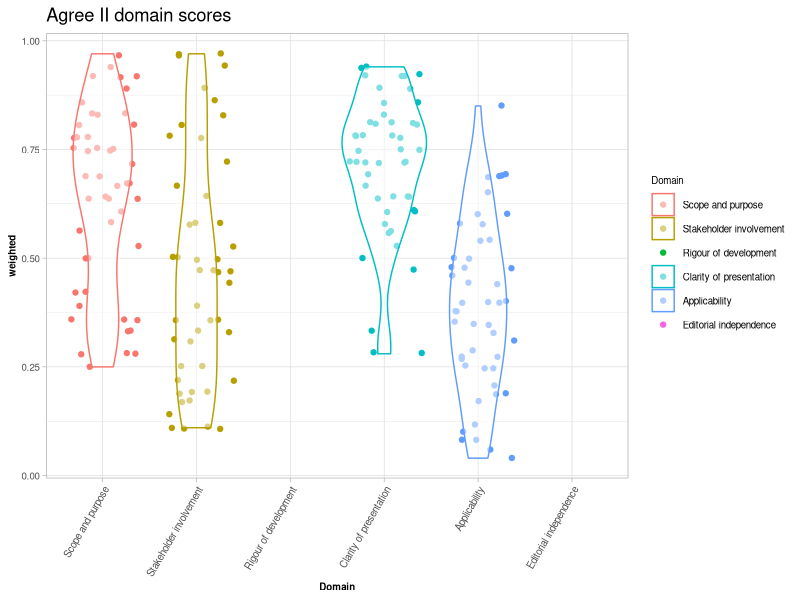
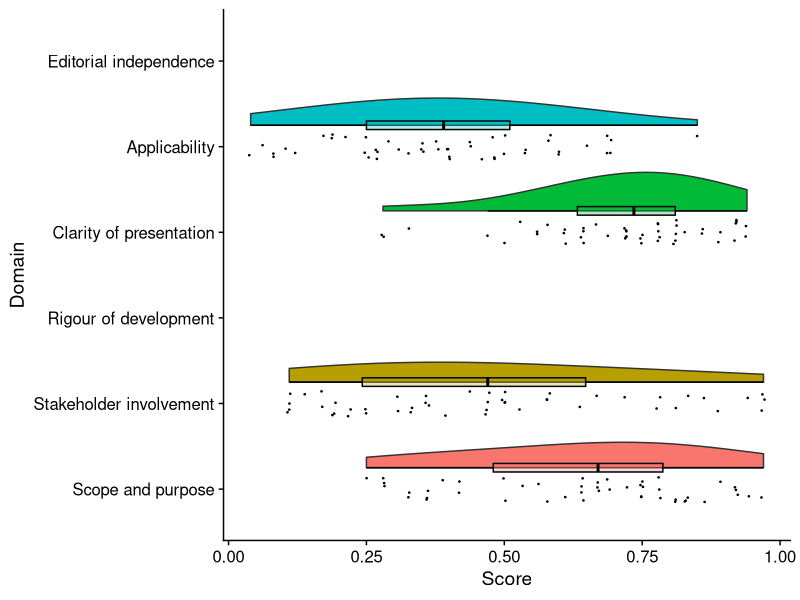

The R source for these figures, in order:
## ---- chunk 1
library(tidyverse)
library(cowplot)
library(grid)
geom_flat_violin <- function(mapping = NULL, data = NULL, stat = "ydensity",
                             position = "dodge", trim = TRUE, scale = "area",
                             show.legend = NA, inherit.aes = TRUE, ...) {
  layer(
    data = data,
    mapping = mapping,
    stat = stat,
    geom = GeomFlatViolin,
    position = position,
    show.legend = show.legend,
    inherit.aes = inherit.aes,
    params = list(
      trim = trim,
      scale = scale,
      ...
    )
  )
}

GeomFlatViolin <-
  ggproto("GeomFlatViolin", Geom,
    setup_data = function(data, params) {
      data$width <- data$width %||%
        params$width %||% (resolution(data$x, FALSE) * 0.9)

      # ymin, ymax, xmin, and xmax define the bounding rectangle for each group
      data %>%
        group_by(group) %>%
        mutate(
          ymin = min(y),
          ymax = max(y),
          xmin = x,
          xmax = x + width / 2
        )
    },

    draw_group = function(data, panel_scales, coord) {
      # Find the points for the line to go all the way around
      data <- transform(data,
        xminv = x,
        xmaxv = x + violinwidth * (xmax - x)
      )

      # Make sure it's sorted properly to draw the outline
      newdata <- rbind(
        plyr::arrange(transform(data, x = xminv), y),
        plyr::arrange(transform(data, x = xmaxv), -y)
      )

      # Close the polygon: set first and last point the same
      # Needed for coord_polar and such
      newdata <- rbind(newdata, newdata[1, ])

      ggplot2:::ggname("geom_flat_violin", GeomPolygon$draw_panel(newdata, panel_scales, coord))
    },

    draw_key = draw_key_polygon,

    default_aes = aes(
      weight = 1, colour = "grey20", fill = "white", size = 0.5,
      alpha = NA, linetype = "solid"
    ),

    required_aes = c("x", "y")
  )


## ---- chunk 2
raw_data<-read_csv('./Domain scores for R 21.04.2021.csv')

#make the column names more R friendly
names(raw_data)<-c('Guideline_ID','Domain','Scorer_1','Scorer_2','Issuing_organisation')

issueing_orgs<-select(raw_data,Guideline_ID,Issuing_organisation) %>% distinct()
#remove NA rows
raw_data<-filter(raw_data,!is.na(Guideline_ID))

#lets call the domains something meaningful

raw_data<- raw_data %>% 
  mutate(Domain = case_when(
    Domain == '1' ~ 'Scope and purpose',
    Domain == '2' ~ 'Stakeholder involvement',
    Domain == '3' ~ 'Rigour of development',
    Domain == '4' ~ 'Clarity of presentation',
    Domain == '5' ~ 'Applicability',
    Domain == '6' ~ 'Editorial independence'
  ))

#now we convert to a weighted score according to the instructions of the AGREE authors
raw_data<-raw_data %>% group_by(Guideline_ID,Domain) %>% summarise(R1 = sum(Scorer_1), R2=sum(Scorer_2))

raw_data$consensus<-(raw_data$R1 + raw_data$R2)

max_scores<-read_csv('./max_scores.csv')

raw_data<-left_join(raw_data,max_scores,by=c("Domain"="Domain"))

raw_data$min<-(raw_data$one_reviewer/7)*2
raw_data$weighted<-(raw_data$consensus - raw_data$min)/(raw_data$two_reviewers - raw_data$min)

raw_data$weighted<-round(raw_data$weighted,2)

#add the issuing org back in
raw_data<-left_join(raw_data,issueing_orgs,by=c("Guideline_ID"="Guideline_ID"))
## ---- chunk 3

raw_data$Domain<-factor(raw_data$Domain,levels = c('Scope and purpose','Stakeholder involvement','Rigour of development','Clarity of presentation','Applicability','Editorial independence'))

ggplot(raw_data) +
  aes(x=Domain,y=weighted,colour=Domain) +
  geom_jitter() + 
  geom_violin(size=0.5, alpha=0.5) +
  labs(title="Agree II domain scores") + theme_light()+
  theme(axis.text.x = element_text(angle = 60, size=7,hjust = 1)) +
  theme(legend.title = element_text(size = 7), legend.text = element_text(size = 7))+
  theme(axis.text=element_text(size=7), axis.title=element_text(size=7,face="bold"))  

# @Izzy/Melina - our plots look a little different for Domains 2+3 - one of use has made a mistake - can you check please?
## ---- chunk 4
ggplot(raw_data,aes(x=Domain,y=weighted, fill = Domain))+
  geom_flat_violin(position = position_nudge(x = .25, y = 0),adjust =2)+
  geom_point(position = position_jitter(width = .15), size = .25)+
  geom_boxplot(aes(x = as.numeric(Domain)+0.25, y = weighted),outlier.shape = NA, alpha = 0.3, width = .1, colour = "BLACK") +
  ylab('Score')+xlab('Domain')+coord_flip()+theme_cowplot()+guides(fill = FALSE, colour = FALSE)
